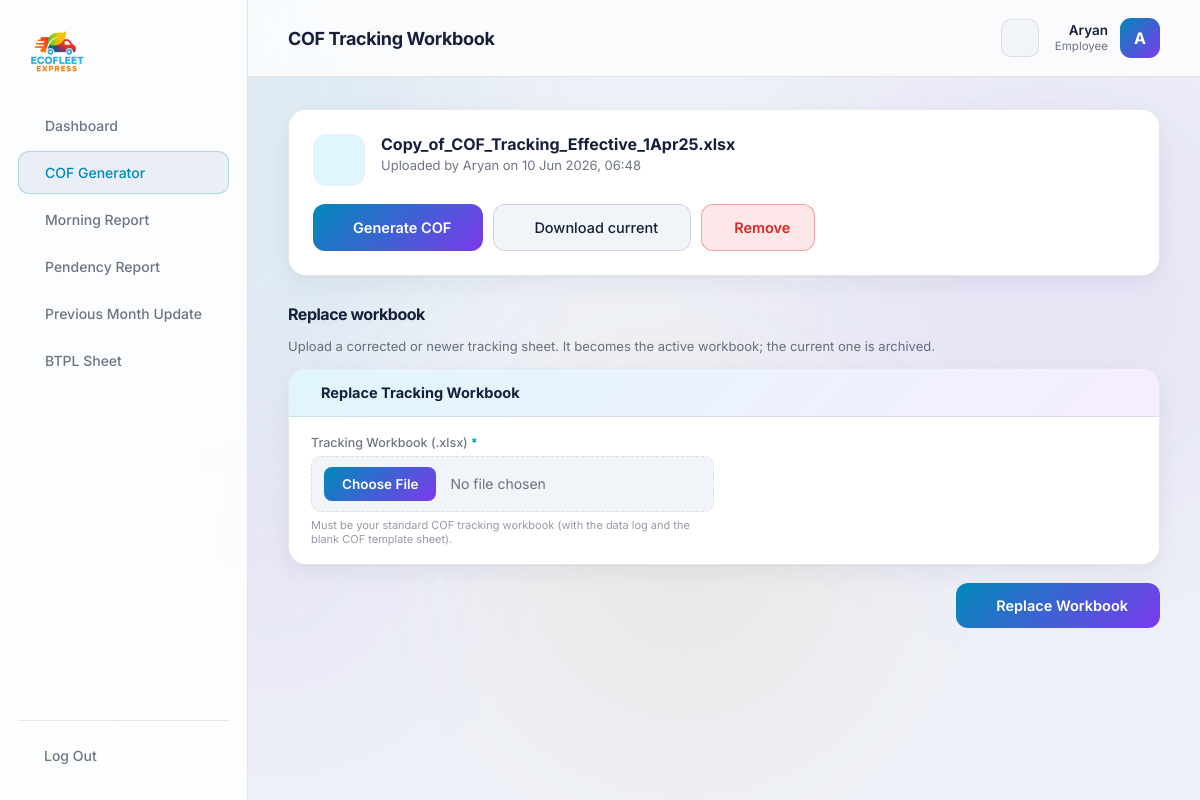
Page /portal/cof/workbook/ (signed in) on the earlier database version.
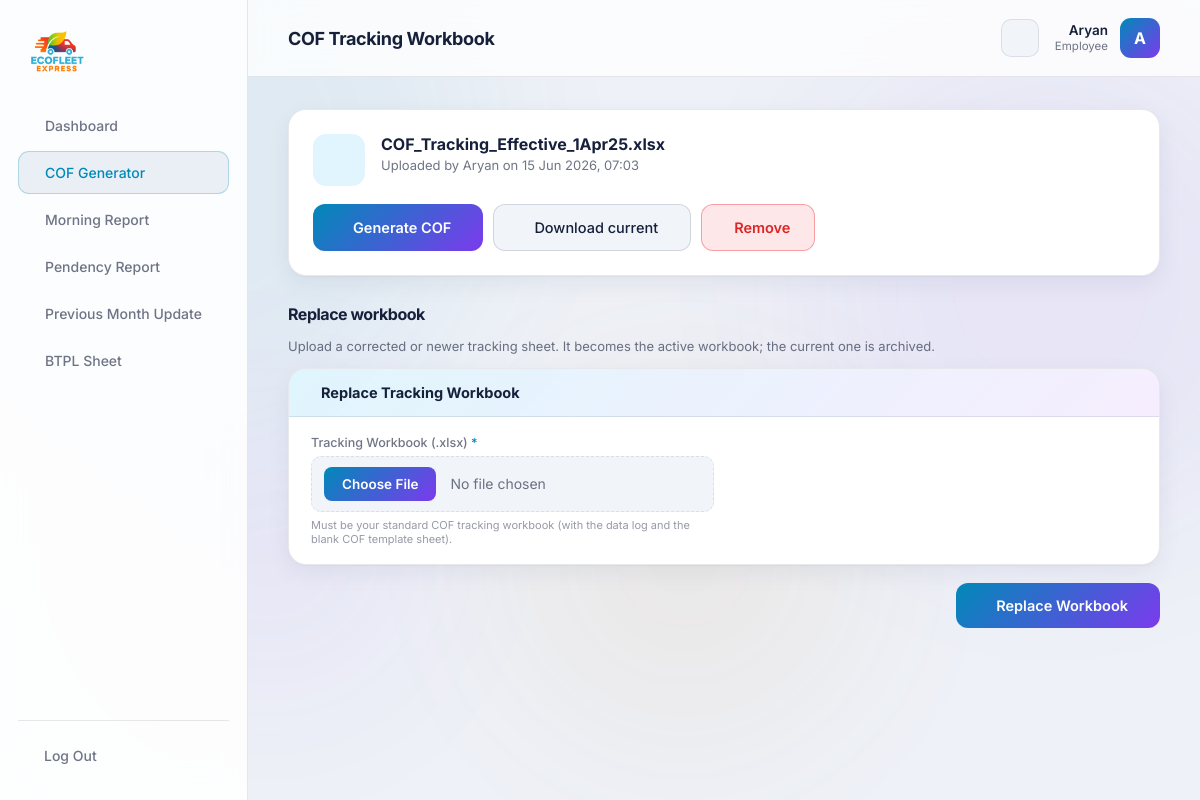
Same page on the later database version.
### core/models.py (models this page shows, shortened)
class CofWorkbook(models.Model):
    file = models.FileField(upload_to='cof/')
    original_name = models.CharField(max_length=255)
    uploaded_by = models.ForeignKey(
        settings.AUTH_USER_MODEL, on_delete=models.SET_NULL,
        null=True, blank=True, related_name='cof_workbooks')
    is_active = models.BooleanField(default=True)
    uploaded_at = models.DateTimeField(auto_now_add=True)
    class Meta:
        ordering = ['-uploaded_at']
    @classmethod
    def active(cls):
        return cls.objects.filter(is_active=True).first()

### core/views.py (the view)
# urls.py: path('portal/cof/workbook/', views.cof_workbook, name='cof_workbook'),
@staff_required
@tool_permission_required('cof')
def cof_workbook(request):
    wb_obj = CofWorkbook.active()
    if request.method == 'POST':
        action = request.POST.get('action')
        if action == 'remove' and wb_obj:
            wb_obj.is_active = False
            wb_obj.save(update_fields=['is_active'])
            messages.success(request, "Active workbook removed. Upload one to continue.")
            return redirect('cof_workbook')
        form = WorkbookUploadForm(request.POST, request.FILES)
        if form.is_valid():
            upload = form.cleaned_data['workbook']
            new = CofWorkbook.objects.create(
                file=upload, original_name=upload.name,
                uploaded_by=request.user, is_active=False)
            try:
                cof.validate_workbook(new.file.path)
            except cof.WorkbookInvalid as e:
                new.file.delete(save=False)
                new.delete()
                messages.error(request, str(e))
                return redirect('cof_workbook')
            CofWorkbook.objects.filter(is_active=True).update(is_active=False)
            new.is_active = True
            new.save(update_fields=['is_active'])
            messages.success(request, f"“{upload.name}” is now the active tracking workbook.")
            return redirect('cof_generator')
        else:
            messages.error(request, "Please choose a valid .xlsx file.")
    else:
        form = WorkbookUploadForm()
    info = None
    if wb_obj:
        try:
            info = cof.get_next_cof_info(wb_obj.file.path)
        except Exception:
            info = None
    return render(request, 'core/portal/cof_workbook.html', {
        'active': 'cof', 'form': form, 'wb': wb_obj, 'info': info,
    })

### core/forms.py (shortened to what this page needs)
class WorkbookUploadForm(forms.Form):
    workbook = forms.FileField(label="Tracking Workbook (.xlsx)")
    def __init__(self, *args, **kwargs):
        super().__init__(*args, **kwargs)
        self.fields['workbook'].widget.attrs.setdefault('class', 'portal-file')

### core/cof.py (called while the page is built)
def get_next_cof_info(path):
    wb = load_workbook(path, read_only=True)
    ws = wb[DATA_SHEET]
    last_serial, last_efe = 0, 0
    for row in ws.iter_rows(min_row=2, values_only=True):
        if row[0] and isinstance(row[0], (int, float)):
            last_serial = int(row[0])
        if len(row) > 14 and row[14]:
            val = str(row[14]).strip()
            if val.upper().startswith("EFE-"):
                try:
                    n = int(val.split("-")[1])
                    last_efe = max(last_efe, n)
                except (ValueError, IndexError):
                    pass
    wb.close()
    nxt = last_efe + 1
    return {
        "serial": last_serial + 1,
        "cof_number": f"EFE-COF-{nxt:04d}",
        "claim_number": nxt,
        "optlog": f"EFE-{nxt:03d}",
    }

### templates/core/portal/cof_workbook.html (shortened to what this page needs)
{% extends 'core/portal/base.html' %}
{% block heading %}COF Tracking Workbook{% endblock %}
{% block content %}
{% if wb %}
<div class="portal-card wb-active">
  <div class="wb-active-head">
    <div class="wb-ico"></div>
    <div>
      <h3>{{ wb.original_name }}</h3>
      <p>Uploaded by {{ wb.uploaded_by.get_full_name|default:wb.uploaded_by.username|default:"—" }}
         on {{ wb.uploaded_at|date:"d M Y, H:i" }}</p>
    </div>
  </div>
  <div class="wb-actions">
    <a href="{% url 'cof_generator' %}" class="btn-primary"> Generate COF</a>
    <a href="{% url 'cof_workbook_download' %}" class="btn-secondary"> Download current</a>
    <form method="post" onsubmit="return confirm('Remove the active workbook? You will need to upload one again to generate COFs.');" style="display:inline;">
      <button type="submit" class="btn-danger"> Remove</button>
    </form>
  </div>
</div>
<div class="section-title">Replace workbook</div>
<p class="wb-hint">Upload a corrected or newer tracking sheet. It becomes the active workbook; the current one is archived.</p>
{% else %}
<div class="portal-msg portal-msg-error" style="margin-bottom:18px;">
  <i class="ti ti-alert-circle"></i> No active tracking workbook. Upload one to start generating COFs.
</div>
{% endif %}
<form method="post" enctype="multipart/form-data" class="wb-upload-form">
  <div class="cof-section">
    <div class="cof-section-head"> {% if wb %}Replace{% else %}Upload{% endif %} Tracking Workbook</div>
    <div class="cof-grid single">
      <div class="cof-field">
        <label>Tracking Workbook (.xlsx) <span class="req">*</span></label>
        {{ form.workbook }}
        <span class="cof-hint">Must be your standard COF tracking workbook (with the data log and the blank COF template sheet).</span>
      </div>
    </div>
  </div>
  <div class="cof-actions">
    <button type="submit" class="btn-primary"> {% if wb %}Replace{% else %}Upload{% endif %} Workbook</button>
  </div>
</form>
{% endblock %}

Differences in the rows shown:
no longer on this page (row edited): CofWorkbook: original_name "Copy_of_COF_Tracking_Effective_1Apr25.xlsx", uploaded_by.get_full_name "Aryan", uploaded_at "10 Jun 2026, 06:48"
added CofWorkbook: original_name "COF_Tracking_Effective_1Apr25.xlsx", uploaded_by.get_full_name "Aryan", uploaded_at "15 Jun 2026, 07:03"
